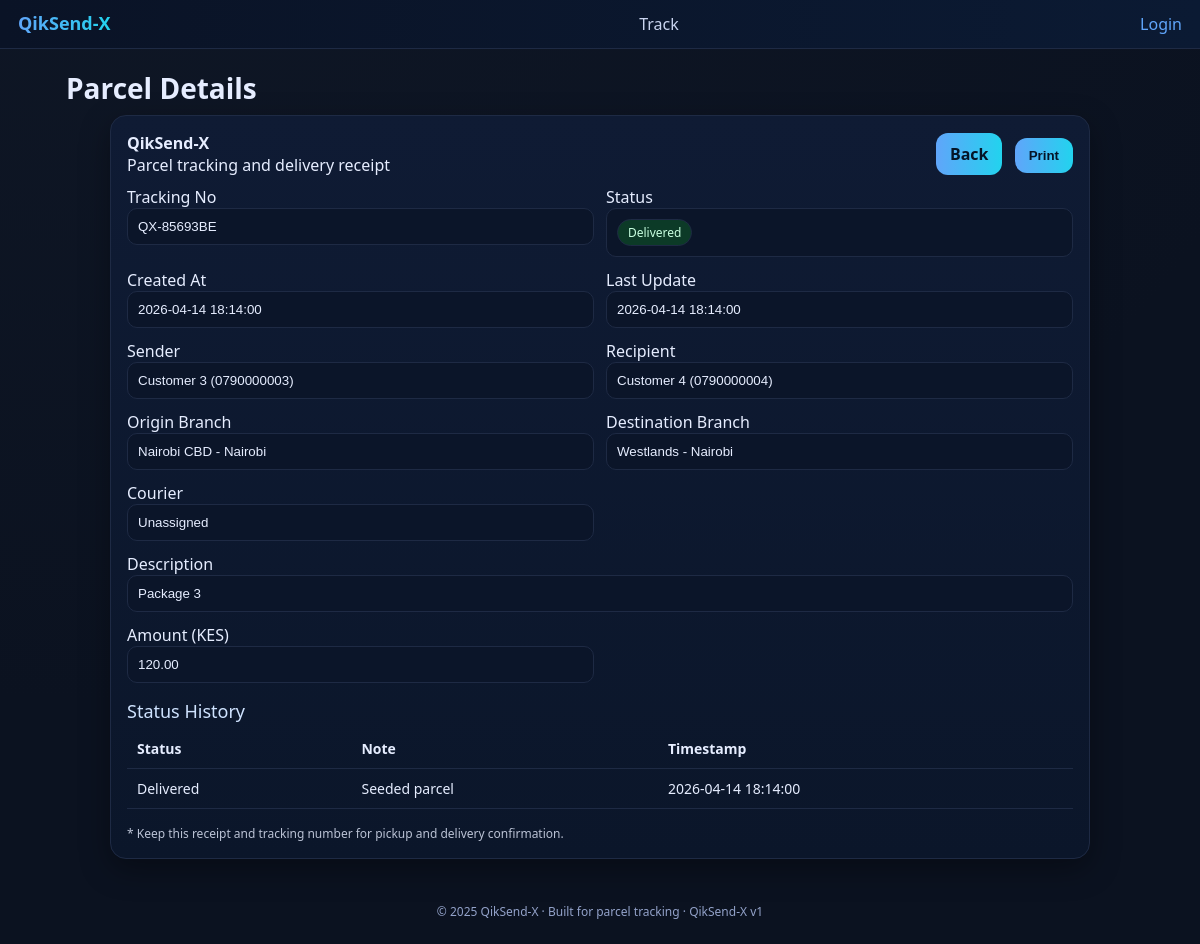
The app's page /parcels/3 with its own data.
### app.py (models this page shows)
class Parcel(db.Model):
    id = db.Column(db.Integer, primary_key=True)
    tracking_code = db.Column(db.String(50), unique=True, nullable=False)
    sender_id = db.Column(db.Integer, db.ForeignKey("customer.id"))
    recipient_id = db.Column(db.Integer, db.ForeignKey("customer.id"))
    origin_branch_id = db.Column(db.Integer, db.ForeignKey("branch.id"))
    destination_branch_id = db.Column(db.Integer, db.ForeignKey("branch.id"))
    courier_id = db.Column(db.Integer, db.ForeignKey("courier.id"), nullable=True)
    description = db.Column(db.String(255))
    amount = db.Column(db.Float, default=0)
    status = db.Column(db.String(20), default="Created")
    created_at = db.Column(db.DateTime, default=datetime.utcnow)

class Customer(db.Model):
    id = db.Column(db.Integer, primary_key=True)
    name = db.Column(db.String(100))
    phone = db.Column(db.String(20))
    created_at = db.Column(db.DateTime, default=datetime.utcnow)

class Branch(db.Model):
    id = db.Column(db.Integer, primary_key=True)
    name = db.Column(db.String(100))
    phone = db.Column(db.String(20))
    location = db.Column(db.String(150))
    created_at = db.Column(db.DateTime, default=datetime.utcnow)

class ParcelStatusHistory(db.Model):
    id = db.Column(db.Integer, primary_key=True)
    parcel_id = db.Column(db.Integer, db.ForeignKey("parcel.id"))
    status = db.Column(db.String(20))
    note = db.Column(db.String(255), nullable=True)
    branch_id = db.Column(db.Integer, db.ForeignKey("branch.id"), nullable=True)
    timestamp = db.Column(db.DateTime, default=datetime.utcnow)

### app.py (the view)
@app.route("/parcels/<int:id>", methods=["GET"], endpoint="parcel_detail")
def parcel_detail(id):
    parcel = db.session.get(Parcel, id)
    if not parcel:
        return render_template("404.html"), 404
    payload = serialize_parcel(parcel)
    payload["history"] = serialize_parcel_history(parcel.id)
    return render_template("parcel_detail.html", p=payload)

### app.py (called while the page is built)
def format_datetime(value):
    if not value:
        return ""
    return value.strftime("%Y-%m-%d %H:%M:%S")

def latest_parcel_history(parcel_id):
    return (
        ParcelStatusHistory.query.filter_by(parcel_id=parcel_id)
        .order_by(ParcelStatusHistory.timestamp.desc())
        .first()
    )

def serialize_parcel_history(parcel_id):
    history = (
        ParcelStatusHistory.query.filter_by(parcel_id=parcel_id)
        .order_by(ParcelStatusHistory.timestamp.asc())
        .all()
    )
    return [
        {
            "status": item.status,
            "note": item.note,
            "timestamp": format_datetime(item.timestamp),
        }
        for item in history
    ]

@app.before_request
def validate_session():
    if request.endpoint in AUTH_EXEMPT_ENDPOINTS:
        return
    user_id = session.get("user_id")
    session_token = session.get("session_token")
    if not user_id or not session_token:
        return
    user = db.session.get(User, user_id)
    if not user or user.session_token != session_token:
        session.clear()
        return redirect(url_for("login"))

@app.after_request
def set_security_headers(response):
    response.headers["X-Frame-Options"] = "DENY"
    response.headers["X-Content-Type-Options"] = "nosniff"
    response.headers["X-XSS-Protection"] = "1; mode=block"
    response.headers["Strict-Transport-Security"] = "max-age=31536000; includeSubDomains"
    response.headers["Content-Security-Policy"] = "default-src 'self'; style-src 'self' 'unsafe-inline'; script-src 'self' 'unsafe-inline'"
    return response

@app.before_request
def protect_html_forms():
    if request.method in {"POST", "PUT", "PATCH", "DELETE"} and not request.is_json:
        csrf.protect()

### templates/parcel_detail.html (shortened to what this page needs)
{% extends "base.html" %}
{% block content %}
<h1 class="h1">Parcel Details</h1>
<div class="card" style="max-width:980px;margin:auto">
  <div style="display:flex;justify-content:space-between;align-items:center;margin-bottom:10px">
    <div>
      <div style="font-weight:600">QikSend-X</div>
      <div class="muted">Parcel tracking and delivery receipt</div>
    </div>
    <div class="no-print">
      <a class="btn" href="{{ url_for('parcels') }}" style="margin-right:8px">Back</a>
      <button class="btn" onclick="window.print()">Print</button>
    </div>
  </div>
  <div class="form-grid">
    <div>
      <label>Tracking No</label>
      <input class="input" value="{{ p['tracking_code'] }}" readonly>
    </div>
    <div>
      <label>Status</label>
      <div class="input" style="display:flex;align-items:center;gap:8px">
        <span class="badge {{ p['current_status']|replace(' ','_')|lower }}">{{ p['current_status'] }}</span>
      </div>
    </div>
    <div>
      <label>Created At</label>
      <input class="input" value="{{ p['created_at'] }}" readonly>
    </div>
    <div>
      <label>Last Update</label>
      <input class="input" value="{{ p['updated_at'] }}" readonly>
    </div>
    <div>
      <label>Sender</label>
      <input class="input" value="{{ p['sender_name'] }} ({{ p['sender_phone'] }})" readonly>
    </div>
    <div>
      <label>Recipient</label>
      <input class="input" value="{{ p['recipient_name'] }} ({{ p['recipient_phone'] }})" readonly>
    </div>
    <div>
      <label>Origin Branch</label>
      <input class="input" value="{{ p['origin_branch_name'] }} - {{ p['origin_branch_location'] }}" readonly>
    </div>
    <div>
      <label>Destination Branch</label>
      <input class="input" value="{{ p['destination_branch_name'] }} - {{ p['destination_branch_location'] }}" readonly>
    </div>
    <div>
      <label>Courier</label>
      <input class="input" value="{{ (p['courier_name'] ~ ' (' ~ p['courier_phone'] ~ ')') if p['courier_name'] else 'Unassigned' }}" readonly>
    </div>
    <div style="grid-column:1 / -1">
      <label>Description</label>
      <input class="input" value="{{ p['description'] or '' }}" readonly>
    </div>
    <div>
      <label>Amount (KES)</label>
      <input class="input" value="{{ '%.2f'|format(p['amount'] or 0) }}" readonly>
    </div>
  </div>
  {% if p['history'] %}
  <div style="margin-top:16px">
    <div class="h2">Status History</div>
    <table class="table">
      <thead>
        <tr>
          <th>Status</th>
          <th>Note</th>
          <th>Timestamp</th>
        </tr>
      </thead>
      <tbody>
        {% for item in p['history'] %}
        <tr>
          <td>{{ item['status'] }}</td>
          <td>{{ item['note'] or '' }}</td>
          <td>{{ item['timestamp'] }}</td>
        </tr>
        {% endfor %}
      </tbody>
    </table>
  </div>
  {% endif %}
  <div style="margin-top:16px;font-size:12px;opacity:.8">
    * Keep this receipt and tracking number for pickup and delivery confirmation.
  </div>
</div>
{% endblock %}

### static/style.css (style rules this page uses)
:root { --bg:#0b1220;--panel:#0f1b34;--line:#1e2a44;--text:#e6edff;--brand:#60a5fa;--brand2:#22d3ee }
* { box-sizing:border-box }
body { margin:0;background:radial-gradient(1200px 800px at 10% -10%, #1e293b33, transparent),var(--bg);color:var(--text);font-family:system-ui,-apple-system,Segoe UI,Roboto,Arial }
a { color:var(--brand);text-decoration:none }
.card { background:linear-gradient(180deg,#0f1b34,#0b162a);border:1px solid var(--line);border-radius:16px;padding:16px;box-shadow:0 10px 30px rgba(0,0,0,.35) }
.h1 { font-size:28px;margin:10px 0 8px }
.h2 { font-size:18px;color:#cfe3ff;margin:0 0 6px 0 }
.table { width:100%;border-collapse:collapse }
.table th,.table td { padding:10px;border-bottom:1px solid var(--line);font-size:14px;text-align:left }
.badge { padding:4px 10px;border-radius:999px;font-size:12px;border:1px solid var(--line);background:#112041 }
.badge.delivered { background:#0c3a27;color:#c8ffe0 }
.form-grid { display:grid;grid-template-columns:1fr 1fr;gap:12px }
.input,select,textarea { width:100%;padding:10px;border-radius:10px;border:1px solid var(--line);background:#0b1529;color:var(--text) }
.btn { display:inline-block;padding:10px 14px;border-radius:12px;border:0;cursor:pointer;font-weight:700;color:#051427;background:linear-gradient(90deg,var(--brand),var(--brand2)) }

### records on screen
Parcel: tracking_code "QX-85693BE", current_status "Delivered", description "Package 3", amount "120.00"
Customer: sender_name "Customer 3 (0790000003)"
Customer: recipient_name "Customer 4 (0790000004)"
Branch: origin_branch_name "Nairobi CBD - Nairobi"
Branch: destination_branch_name "Westlands - Nairobi"
ParcelStatusHistory: status "Delivered", note "Seeded parcel", timestamp "2026-04-14 18:14:00"
